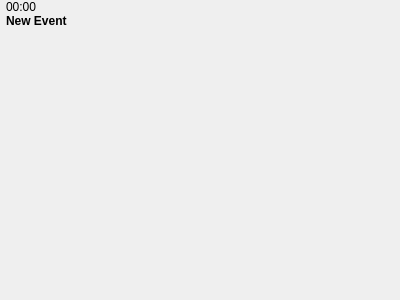
<?xml version="1.0" encoding="UTF-8"?>
<ui version="4.0">
 <class>touka::WeekEvtCellLabel</class>
 <widget class="QFrame" name="touka::WeekEvtCellLabel">
  <property name="geometry">
   <rect>
    <x>0</x>
    <y>0</y>
    <width>400</width>
    <height>300</height>
   </rect>
  </property>
  <property name="minimumSize">
   <size>
    <width>0</width>
    <height>13</height>
   </size>
  </property>
  <property name="windowTitle">
   <string>WeekEvtCellLabel</string>
  </property>
  <layout class="QVBoxLayout" name="verticalLayout">
   <property name="spacing">
    <number>1</number>
   </property>
   <property name="sizeConstraint">
    <enum>QLayout::SetNoConstraint</enum>
   </property>
   <property name="leftMargin">
    <number>6</number>
   </property>
   <property name="topMargin">
    <number>0</number>
   </property>
   <property name="rightMargin">
    <number>0</number>
   </property>
   <property name="bottomMargin">
    <number>0</number>
   </property>
   <item>
    <widget class="QLabel" name="lbTime">
     <property name="maximumSize">
      <size>
       <width>16777215</width>
       <height>13</height>
      </size>
     </property>
     <property name="text">
      <string>00:00</string>
     </property>
     <property name="alignment">
      <set>Qt::AlignLeading|Qt::AlignLeft|Qt::AlignTop</set>
     </property>
    </widget>
   </item>
   <item>
    <widget class="QLabel" name="lbEvtInfo">
     <property name="font">
      <font>
       <bold>true</bold>
      </font>
     </property>
     <property name="text">
      <string>New Event</string>
     </property>
     <property name="alignment">
      <set>Qt::AlignLeading|Qt::AlignLeft|Qt::AlignTop</set>
     </property>
    </widget>
   </item>
  </layout>
 </widget>
 <resources/>
 <connections/>
</ui>
